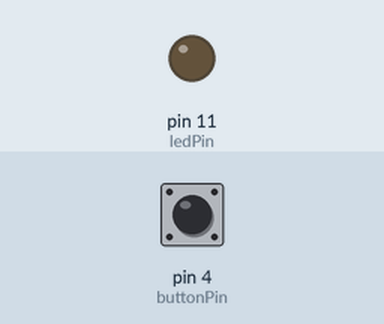
Simulated run of this sketch. Board: Arduino Uno, built with avr-gcc and run on an emulated ATmega328P. Parts: output pins drawn as LEDs (lit = HIGH). Inputs (shaded band) come from the test bench; at power-on: pin 4 (buttonPin) LOW.

Above: at 1.2 s.
1.3 s: pin 4 (buttonPin) pulled HIGH for 3.2 s
At 5.3 s:
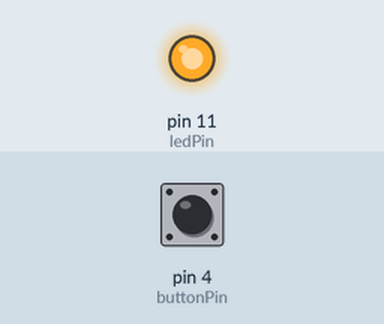
6.0 s: pin 4 (buttonPin) pulled HIGH for 0.15 s
At 6.6 s:
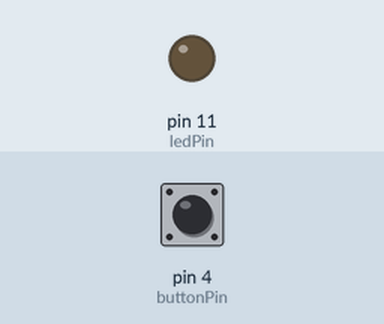
Timing chart, 0 to 9.0 s (numbered marks = the images above; inputs shaded):
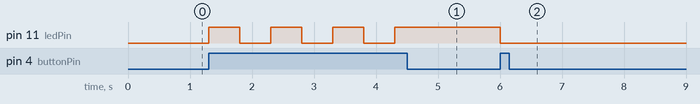

The sketch:

sketch_sep08b.ino
```cpp
//led pin en buttonpin aanspreken
const int ledPin = 11;
const int buttonPin = 4;

int buttonState = 0;          //variabele om button te lezen

void setup() {
  pinMode(ledPin, OUTPUT);    //Ledpin aanspreken
  pinMode(buttonPin, INPUT);  //Buttonpin aanspreken
}

void loop() {

  buttonState = digitalRead(buttonPin); //state van de button lezen

  if (buttonState == HIGH) {            //check of er op de button is gedrukt, als buttonstate high is is er gedrukt
    //led uitlezen, aanzetten als hij uitstaat en andersom
    if(digitalRead(ledPin) == LOW){
    digitalWrite(ledPin, HIGH);
    delay(500);
    }else{
      digitalWrite(ledPin, LOW);
      delay(500);
    }
  }
}
```

Measured:
- after the input at 1.3 s, pin 11 (ledPin): alternates HIGH for 0.50 s and LOW for 0.50 s, 7 changes in all, then stays HIGH, starting at once
- after the input at 6.0 s, pin 11 (ledPin): HIGH → LOW at once
